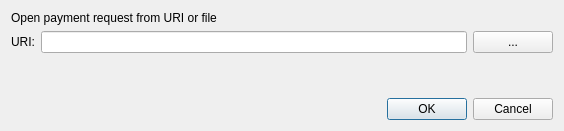
<?xml version="1.0" encoding="UTF-8"?>
<ui version="4.0">
 <class>OpenURIDialog</class>
 <widget class="QDialog" name="OpenURIDialog">
  <property name="geometry">
   <rect>
    <x>0</x>
    <y>0</y>
    <width>564</width>
    <height>131</height>
   </rect>
  </property>
  <property name="windowTitle">
   <string>Open URI</string>
  </property>
  <property name="styleSheet">
   <string notr="true"/>
  </property>
  <layout class="QVBoxLayout" name="verticalLayout">
   <item>
    <widget class="QLabel" name="label_2">
     <property name="text">
      <string>Open payment request from URI or file</string>
     </property>
    </widget>
   </item>
   <item>
    <layout class="QHBoxLayout" name="horizontalLayout">
     <item>
      <widget class="QLabel" name="label">
       <property name="text">
        <string>URI:</string>
       </property>
      </widget>
     </item>
     <item>
      <widget class="QValidatedLineEdit" name="uriEdit"/>
     </item>
     <item>
      <widget class="QPushButton" name="selectFileButton">
       <property name="toolTip">
        <string>Select payment request file</string>
       </property>
       <property name="text">
        <string notr="true">...</string>
       </property>
       <property name="autoDefault">
        <bool>false</bool>
       </property>
      </widget>
     </item>
    </layout>
   </item>
   <item>
    <spacer name="verticalSpacer">
     <property name="orientation">
      <enum>Qt::Vertical</enum>
     </property>
     <property name="sizeHint" stdset="0">
      <size>
       <width>20</width>
       <height>40</height>
      </size>
     </property>
    </spacer>
   </item>
   <item>
    <widget class="QDialogButtonBox" name="buttonBox">
     <property name="orientation">
      <enum>Qt::Horizontal</enum>
     </property>
     <property name="standardButtons">
      <set>QDialogButtonBox::Cancel|QDialogButtonBox::Ok</set>
     </property>
    </widget>
   </item>
  </layout>
 </widget>
 <customwidgets>
  <customwidget>
   <class>QValidatedLineEdit</class>
   <extends>QLineEdit</extends>
   <header>qvalidatedlineedit.h</header>
  </customwidget>
 </customwidgets>
 <resources/>
 <connections>
  <connection>
   <sender>buttonBox</sender>
   <signal>accepted()</signal>
   <receiver>OpenURIDialog</receiver>
   <slot>accept()</slot>
   <hints>
    <hint type="sourcelabel">
     <x>248</x>
     <y>254</y>
    </hint>
    <hint type="destinationlabel">
     <x>157</x>
     <y>274</y>
    </hint>
   </hints>
  </connection>
  <connection>
   <sender>buttonBox</sender>
   <signal>rejected()</signal>
   <receiver>OpenURIDialog</receiver>
   <slot>reject()</slot>
   <hints>
    <hint type="sourcelabel">
     <x>316</x>
     <y>260</y>
    </hint>
    <hint type="destinationlabel">
     <x>286</x>
     <y>274</y>
    </hint>
   </hints>
  </connection>
 </connections>
</ui>
